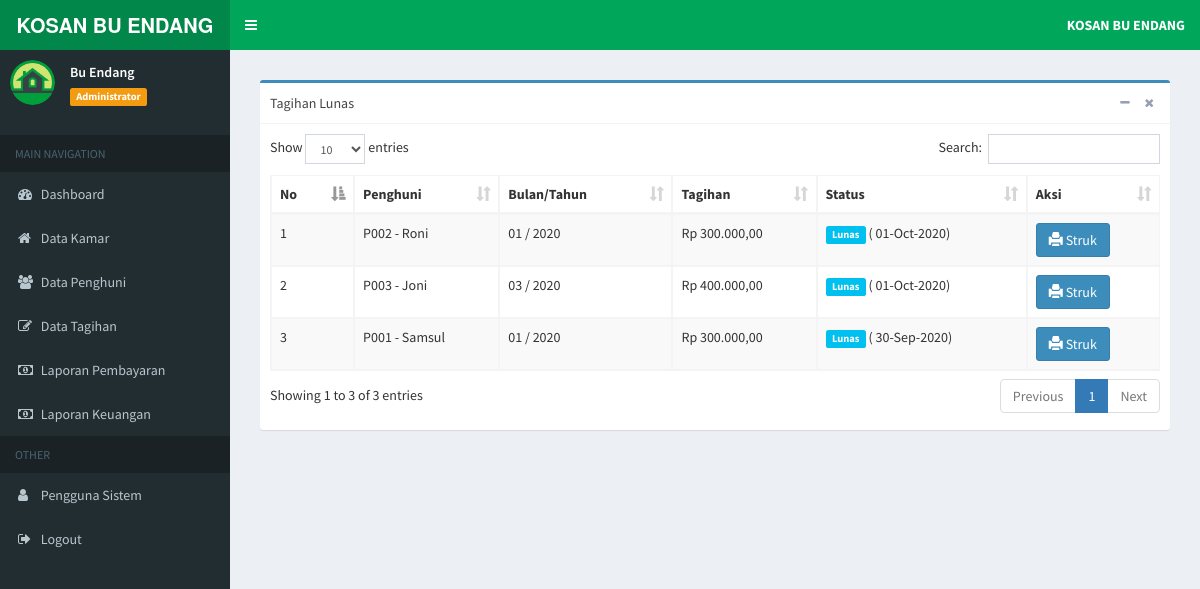
Screenshot of /index.php?page=lunas-tagihan (signed in) with the database file from the repository.
### tables this page shows
CREATE TABLE `tb_tagihan` (
  `id_tagihan` int(11) NOT NULL,
  `bulan` varchar(3) NOT NULL,
  `tahun` year(4) NOT NULL,
  `id_penghuni` varchar(6) NOT NULL,
  `tagihan` int(11) NOT NULL,
  `status` enum('BL','LS') NOT NULL,
  `tgl_bayar` date NOT NULL
);

CREATE TABLE `tb_penghuni` (
  `id_penghuni` varchar(6) NOT NULL,
  `nama` varchar(20) NOT NULL,
  `alamat` text NOT NULL,
  `no_hp` varchar(15) NOT NULL,
  `tgl_reg` date NOT NULL,
  `password` varchar(15) NOT NULL,
  `level` varchar(5) NOT NULL DEFAULT 'PHN',
  `id_kamar` varchar(6) NOT NULL
);

### inc/rupiah.php (called while the page is built)
<?php
function rupiah($angka){
	$hasil_rupiah = "Rp " . number_format($angka,2,',','.');
	return $hasil_rupiah;
}

### admin/tagihan/lunas_tagihan.php (the view)
<section class="content">
	<div class="box box-primary">
		<div class="box-header with-border">
			Tagihan Lunas
			<div class="box-tools pull-right">
				<button type="button" class="btn btn-box-tool" data-widget="collapse">
					<i class="fa fa-minus"></i>
				</button>
				<button type="button" class="btn btn-box-tool" data-widget="remove">
					<i class="fa fa-remove"></i>
				</button>
			</div>
		</div>
		<div class="box-body">
			<div class="table-responsive">
				<table id="example1" class="table table-bordered table-striped">
					<thead>
						<tr>
							<th>No</th>
							<th>Penghuni</th>
							<th>Bulan/Tahun</th>
							<th>Tagihan</th>
							<th>Status</th>
							<th>Aksi</th>
						</tr>
					</thead>
					<tbody>
						<?php
                  $no = 1;
                  $sql = $koneksi->query("SELECT p.id_penghuni, p.nama, p.no_hp, t.id_tagihan, t.tagihan, t.status, t.tgl_bayar, t.bulan, t.tahun
				  from tb_penghuni p inner join tb_tagihan t on p.id_penghuni=t.id_penghuni where status='LS'
				  order by tgl_bayar desc");
                  while ($data= $sql->fetch_assoc()) {
                ?>
						<tr>
							<td>
								<?php echo $no++; ?>
							</td>
							<td>
								<?php echo $data['id_penghuni']; ?>
								-
								<?php echo $data['nama']; ?>
							</td>
							<td>
								<?php echo $data['bulan']; ?>
								/
								<?php echo $data['tahun']; ?>
							</td>
							<td>
								<?php echo rupiah($data['tagihan']); ?>
							</td>
							<td>
								<?php $stt = $data['status']  ?>
								<?php if($stt == 'BL'){ ?>
								<span class="label label-danger">Belum Bayar</span>
								<?php }elseif($stt == 'LS'){ ?>
								<span class="label label-info">Lunas</span>
								(
								<?php  $tgl = $data['tgl_bayar']; echo date("d-M-Y", strtotime($tgl))?>)
							</td>
							<?php } ?>
							<td>
								<a href="./report/cetak_struk.php?id_tagihan=<?php echo $data['id_tagihan']; ?>"
								 target=" _blank" title="Cetak Struk" class="btn btn-primary">
									<i class="glyphicon glyphicon-print"></i> Struk</a>
							</td>
						</tr>
						<?php
						}
						?>
					</tbody>
				</table>
			</div>
		</div>
	</div>
</section>

### rows the page displays
tb_tagihan: id_penghuni.id_penghuni "P002", id_penghuni.nama "Roni", bulan "01", tahun "2020", tagihan "Rp 300.000,00", tgl_bayar "01-Oct-2020"
tb_tagihan: id_penghuni.id_penghuni "P003", id_penghuni.nama "Joni", bulan "03", tahun "2020", tagihan "Rp 400.000,00", tgl_bayar "01-Oct-2020"
tb_tagihan: id_penghuni.id_penghuni "P001", id_penghuni.nama "Samsul", bulan "01", tahun "2020", tagihan "Rp 300.000,00", tgl_bayar "30-Sep-2020"

### other values shown
$data_nama "Bu Endang"
$data_level "Administrator"
